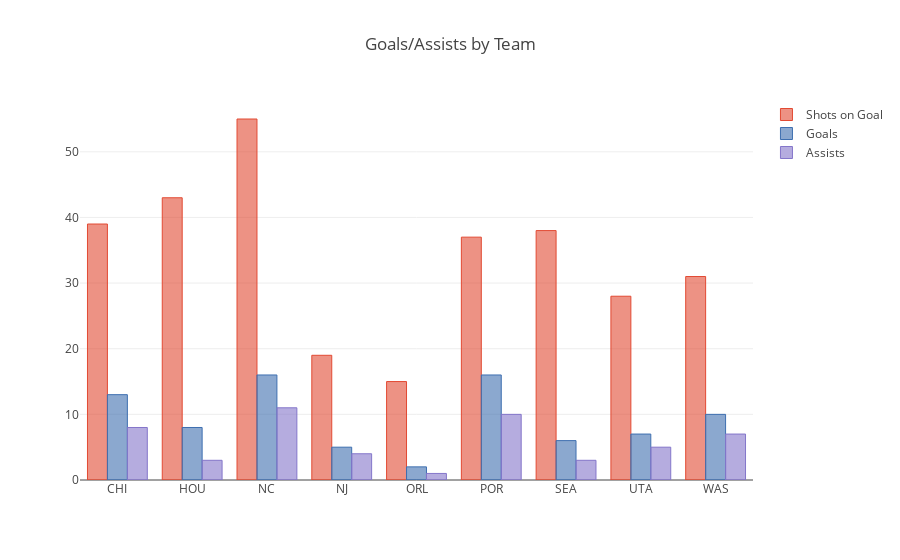

The cell this chart's notebook holds for it:
### Code cell
summed = nwsl_2019.groupby('Team').sum()

layout = go.Layout(
    title='Goals/Assists by Team',
)

summed[['Shots on Goal', 'Goals', 'Assists', ]].iplot(kind = 'bar', layout = layout)

### Figure 1 — Plotly figure (JSON) as saved in the notebook; plotly's stock layout.template omitted (floating-point values rounded to 4 significant figures)
{"data": [{"marker": {"color": "rgba(226, 74, 51, 0.6)", "line": {"color": "rgba(226, 74, 51, 1.0)", "width": 1}}, "name": "Shots on Goal", "orientation": "v", "text": "", "type": "bar", "uid": "b875159b-4ea8-41ed-b74d-8afc5b8253cc", "x": ["CHI", "HOU", "NC", "NJ", "ORL", "POR", "SEA", "UTA", "WAS"], "y": [39, 43, 55, 19, 15, 37, 38, 28, 31]}, {"marker": {"color": "rgba(62, 111, 176, 0.6)", "line": {"color": "rgba(62, 111, 176, 1.0)", "width": 1}}, "name": "Goals", "orientation": "v", "text": "", "type": "bar", "uid": "7f0eeb35-4dd5-473d-995f-be4afa3e9872", "x": ["CHI", "HOU", "NC", "NJ", "ORL", "POR", "SEA", "UTA", "WAS"], "y": [13, 8, 16, 5, 2, 16, 6, 7, 10]}, {"marker": {"color": "rgba(132, 118, 202, 0.6)", "line": {"color": "rgba(132, 118, 202, 1.0)", "width": 1}}, "name": "Assists", "orientation": "v", "text": "", "type": "bar", "uid": "b2614578-10c0-4746-b607-68cf330cb69c", "x": ["CHI", "HOU", "NC", "NJ", "ORL", "POR", "SEA", "UTA", "WAS"], "y": [8, 3, 11, 4, 1, 10, 3, 5, 7]}], "layout": {"title": {"text": "Goals/Assists by Team"}}}
